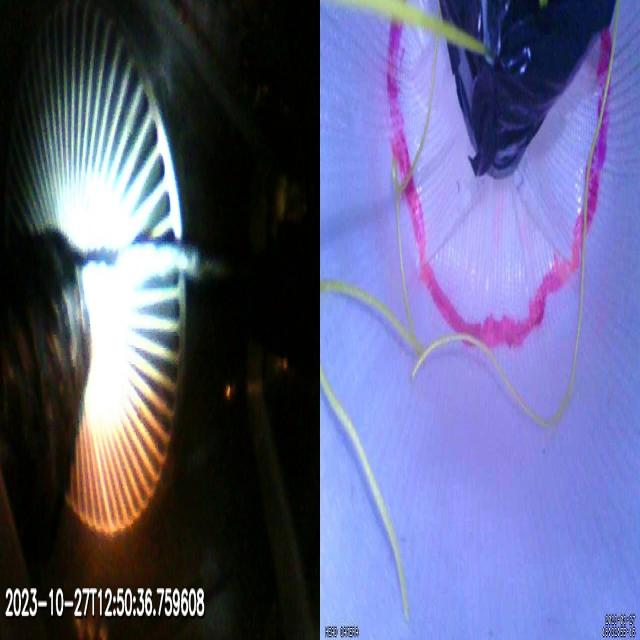
#> input picture yolo/src/10.27/v1i/test/images/3_63_jpg.rf.9b7b39a9f6020e2e46d48959b04ee2c7.jpg, 640 x 640 px; its folder holds 3 pictures in this run
$ jupyter execute image_processing.ipynb
#> lines starting #> are read from the running program, lines starting #| are printed output that depends on the picture
### yolo/utils/utils.py
import cv2
import os

def slice_video(frame_interval=1, path=os.getcwd(), write_path='10.27', crop="None"):
#> called with frame_interval = 1, path = 'yolo/utils', write_path = '10.27', crop = 'None'
    data_path = os.path.join(path, "..", "src", write_path)
    videos_path = os.path.join(data_path, "videos")
    pictures_path = os.path.join(data_path, "pictures")

    width, _ = 640, 480

    if not os.path.exists(pictures_path):
        os.makedirs(pictures_path)

    videos = os.listdir(videos_path)
    for vid in videos:
        curr_vid_path = os.path.join(videos_path, vid)
        video_name = vid[:-4]
        print(f"Curr vid: {video_name}")

        video = cv2.VideoCapture(curr_vid_path)

        frame_count = 0
        while True:
            ret, frame = video.read()
#> frame is the input picture: shape (640, 640, 3); mean B, G, R 134.1, 96.8, 94.4

            if not ret:
                print(f'end of the video: {video_name}')
                break

            frame_count += 1

            if (frame_count % frame_interval == 0):
                filename = f'{video_name}_{frame_count//frame_interval}.jpg'
                file_path = os.path.join(pictures_path, filename)
                if frame is None:
                    print(f'frame is None')
                else:
                    _, original_width = frame.shape[:2]
#> original_width = 640
                    cropped_frame = frame[128:]  # removes the top 128 pixels
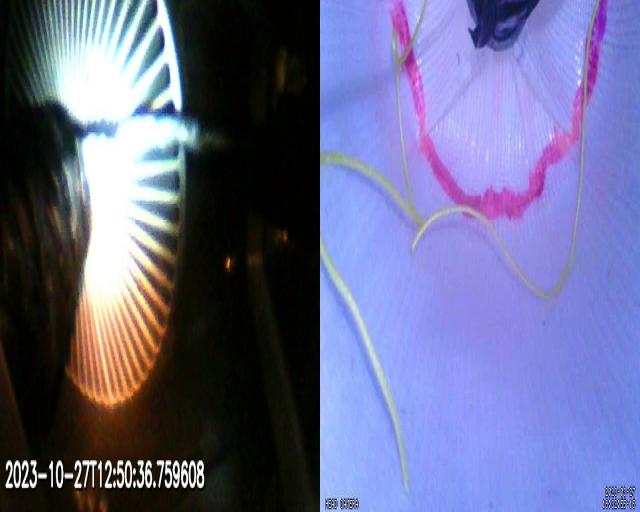
#> cropped_frame: shape (512, 640, 3); mean B, G, R 143.9, 104.8, 103.3
                    if crop == "drum": cropped_frame = cropped_frame[:, :original_width - width, :]
                    if crop == "head": cropped_frame = cropped_frame[:, original_width - width:, :]

                    cv2.imwrite(file_path, cropped_frame)

        video.release()

### yolo/utils/image_processing.ipynb
[cell 1]
from utils import slice_video

[cell 2]
slice_video(write_path="10.27")

[cell 3]
slice_video(write_path="10.30")

[cell 4]
slice_video(write_path="11.03", crop="head")

[cell 5]
slice_video(write_path="11.21", crop="head")

[cell 6]
slice_video(write_path="11.21", crop="drum")

[cell 7]
import cv2
from matplotlib import pyplot as plt

# Load the image
image = cv2.imread('D:\\Programming\\Work\\sewerbot_ai\\yolo\\src\\11.03\\pictures\\2_46.jpg')  # Replace 'your_image.jpg' with your image file

# Convert the image to grayscale
gray_image = cv2.cvtColor(image, cv2.COLOR_BGR2GRAY)
print(gray_image.shape)
# Display images side by side using Matplotlib
fig, ax = plt.subplots(1, 2, figsize=(10, 5))

# Show the original image
ax[0].imshow(cv2.cvtColor(image, cv2.COLOR_BGR2RGB))
ax[0].set_title('Original Image')

# Show the grayscale image
ax[1].imshow(gray_image, cmap='gray')
ax[1].set_title('Grayscale Image')

# Save the grayscale image
cv2.imwrite('gray_image2.jpg', gray_image)

# Display the images
plt.show()


$ run again, on yolo/src/10.27/v1i/train/images/3_130_jpg.rf.c11ad6228a1e6145d8869b891953993b.jpg
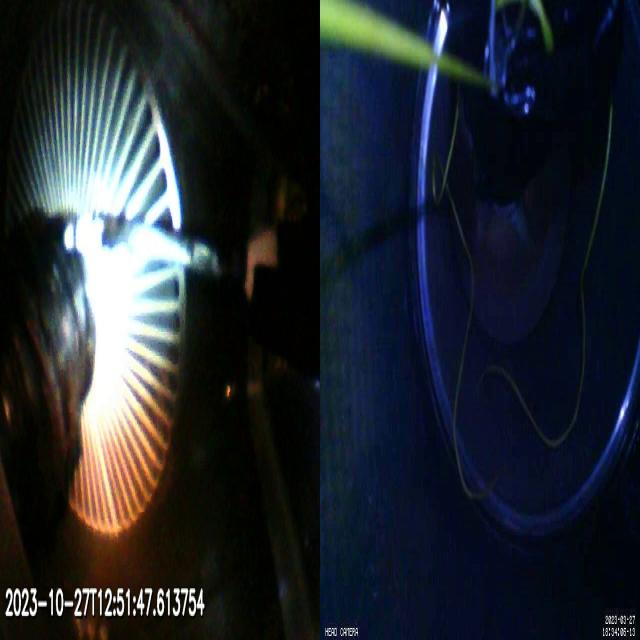
#> input picture yolo/src/10.27/v1i/train/images/3_130_jpg.rf.c11ad6228a1e6145d8869b891953993b.jpg, 640 x 640 px
#> in slice_video, frame is the input picture: shape (640, 640, 3); mean B, G, R 46.6, 39.3, 34.2
#> in slice_video, `cropped_frame = frame[128:]`:
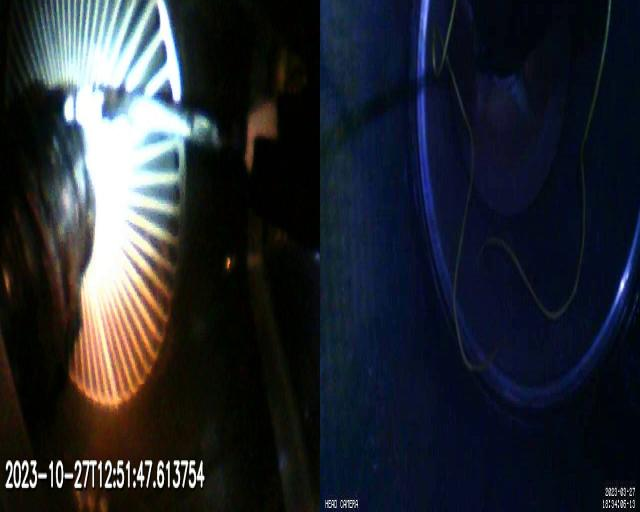
#> cropped_frame: shape (512, 640, 3); mean B, G, R 48.1, 40.3, 36.5

$ run again, on yolo/src/10.27/v1i/train/images/4_203_jpg.rf.1f351cb0f372f4cdba3bcad55f3c76fc.jpg
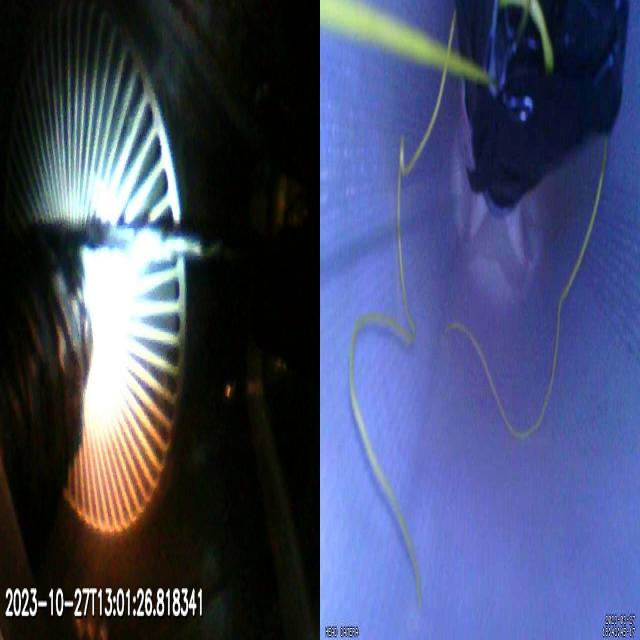
#> input picture yolo/src/10.27/v1i/train/images/4_203_jpg.rf.1f351cb0f372f4cdba3bcad55f3c76fc.jpg, 640 x 640 px
#> in slice_video, frame is the input picture: shape (640, 640, 3); mean B, G, R 106.5, 75.6, 68.2
#> in slice_video, `cropped_frame = frame[128:]`:
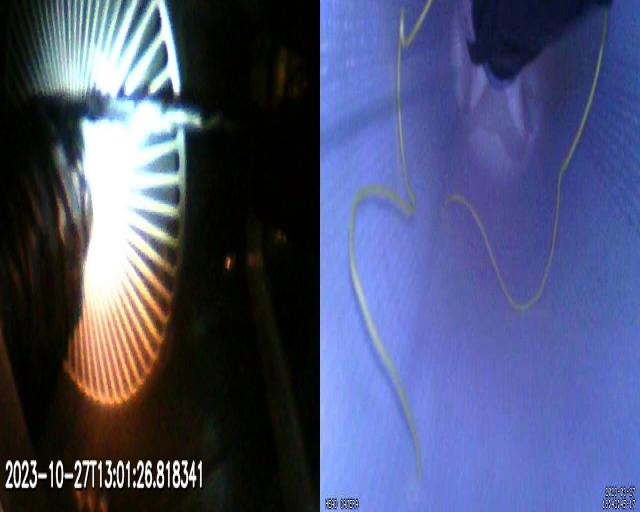
#> cropped_frame: shape (512, 640, 3); mean B, G, R 116.4, 82, 75.4
